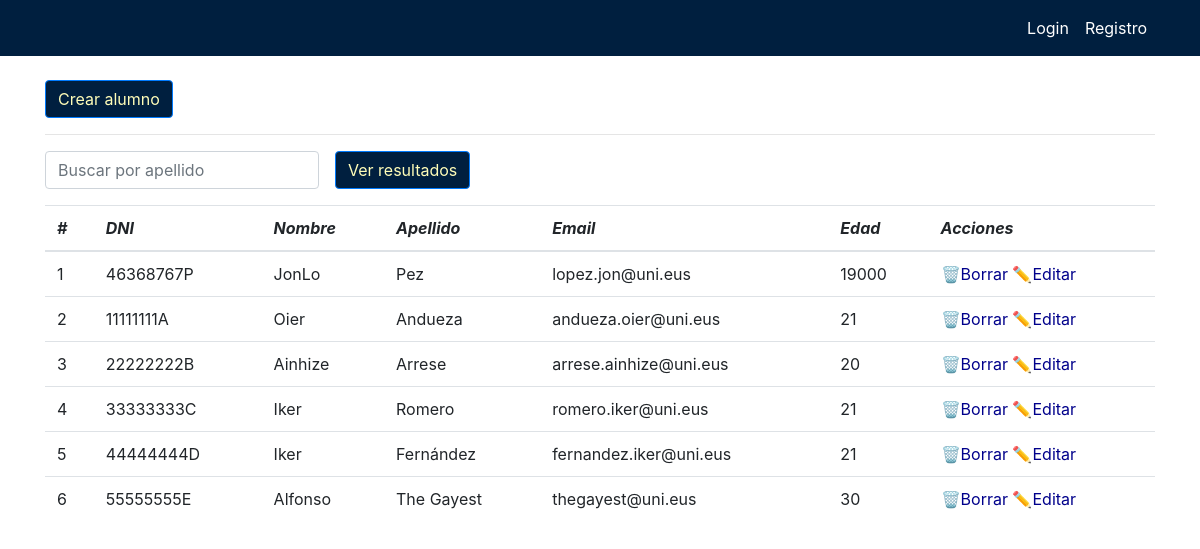
The page /Erronka1/View/verAlumnos.php (signed in) on the database its author committed.
### tables this page shows
CREATE TABLE `alumnos` (
  `id` int(11) NOT NULL,
  `dni` varchar(9) DEFAULT NULL,
  `nombre` varchar(40) DEFAULT NULL,
  `apellido` varchar(40) DEFAULT NULL,
  `email` varchar(50) DEFAULT NULL,
  `edad` int(11) DEFAULT NULL
);

### Erronka1/View/verAlumnos.php (the view, shortened to what this page needs)
<html>
<?php
  $loggedIn = isset($_SESSION['user_id']);
  $type = ($_SESSION['user_type']);
?>
<head>
    <link rel="stylesheet" href="https://cdn.jsdelivr.net/npm/bootstrap@4.4.1/dist/css/bootstrap.min.css">
    <link rel="stylesheet" type="text/css" href="../Css/style.css">
  </head>
<?php
require_once "../Controller/AlumnoController.php";
  function escapar($html) {
    return htmlspecialchars($html, ENT_QUOTES | ENT_SUBSTITUTE, "UTF-8");
  }
  $error = false;
  $config = include '../config.php';
  try {
    $dsn = 'mysql:host=' . $config['db']['host'] . ';dbname=' . $config['db']['name'];
    $conexion = new PDO($dsn, $config['db']['user'], $config['db']['pass'], $config['db']['options']);
    if (isset($_POST['apellido'])) {
      $consultaSQL = "SELECT * FROM alumnos WHERE apellido LIKE '%" . $_POST['apellido'] . "%'";
    } else {
      $consultaSQL = "SELECT * FROM alumnos";
    }
    $sentencia = $conexion->prepare($consultaSQL);
    $sentencia->execute();
    $alumnos = $sentencia->fetchAll();
  } catch(PDOException $error) {
    $error= $error->getMessage();
  }
?>
<nav class="navbar navbar-expand-lg">
        <div class="container">
            <?php if ($loggedIn && $type === 'Administrador'): ?>
            <ul class="navbar-nav mr-auto">
                <li class="nav-item">
                    <a class="nav-link" href="verAlumnos.php">Alumnos</a>
                </li>
                <li class="nav-item">
                    <a class="nav-link" href="verUsuarios.php">Usuario</a>
                </li>
            </ul>
            <ul class="navbar-nav ml-auto">
                <li class="nav-item">
                  <p style="color: white;">Bienvenido, <?php echo $name; ?></p>
                </li>
                <li class="nav-item">
                    <a class="nav-link" href="logout.php">Log Out</a>
                </li>
            </ul>
            <?php else: ?>
            <ul class="navbar-nav ml-auto">
                <li class="nav-item">
                    <a class="nav-link" href="login.php">Login</a>
                </li>
                <li class="nav-item">
                    <a class="nav-link" href="registro.php">Registro</a>
                </li>
            </ul>
            <?php endif; ?>
        </div>
</nav>
<div class="container">
  <div class="row">
    <div class="col-md-12">
      <a href="crearAlumno.php"  class="btn btn-primary mt-4">Crear alumno</a>
      <hr>
      <form method="post" class="form-inline">
        <div class="form-group mr-3">
          <input type="text" id="apellido" name="apellido" placeholder="Buscar por apellido" class="form-control">
        </div>
        <button type="submit" name="submit" class="btn btn-primary">Ver resultados</button>
      </form>
    </div>
  </div>
</div>
<div class="container">
  <div class="row">
    <div class="col-md-12">
      <table class="table">
        <thead>
          <tr>
            <th>#</th>
            <th>DNI</th>
            <th>Nombre</th>
            <th>Apellido</th>
            <th>Email</th>
            <th>Edad</th>
            <th>Acciones</th>
          </tr>
        </thead>
        <tbody>
        <?php foreach ($alumnos as $alumno): ?>
          <tr>
            <td><?php echo escapar($alumno['id']) ?></td>
            <td><?php echo escapar($alumno['dni']) ?></td>
            <td><?php echo escapar($alumno['nombre'])?></td>
            <td><?php echo escapar($alumno['apellido'])?></td>
            <td><?php echo escapar($alumno['email'])?></td>
            <td><?php echo escapar($alumno['edad'])?></td>
            <td>
              <a href="verAlumnos.php?action=delete&id=<?= escapar($alumno["id"]) ?>">🗑️Borrar</a>
              <a href="<?= 'editarAlumno.php?id=' . escapar($alumno["id"]) ?>">✏️Editar</a>
            </td>
          </tr>
        <?php endforeach; ?>
      </table>
    </div>
  </div>
</div>
</html>

### Erronka1/Css/style.css (style rules this page uses)
.navbar { background-color: #001f3f; }
.navbar-nav .nav-link { color: #fff; font-weight: normal; }
.btn { background-color: #001f3f; color: #fffdb8; }
a { color:darkblue; }
th { font-style: italic; }

### rows shown on the page
alumnos: id "1", dni "46368767P", nombre "JonLo", apellido "Pez", email "lopez.jon@uni.eus", edad "19000"
alumnos: id "2", dni "11111111A", nombre "Oier", apellido "Andueza", email "andueza.oier@uni.eus", edad "21"
alumnos: id "3", dni "22222222B", nombre "Ainhize", apellido "Arrese", email "arrese.ainhize@uni.eus", edad "20"
alumnos: id "4", dni "33333333C", nombre "Iker", apellido "Romero", email "romero.iker@uni.eus", edad "21"
alumnos: id "5", dni "44444444D", nombre "Iker", apellido "Fernández", email "fernandez.iker@uni.eus", edad "21"
alumnos: id "6", dni "55555555E", nombre "Alfonso", apellido "The Gayest", email "thegayest@uni.eus", edad "30"
